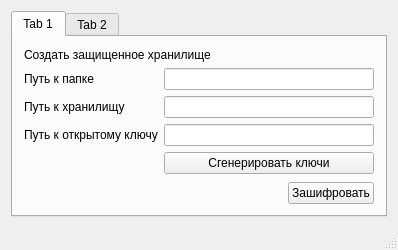
<?xml version="1.0" encoding="UTF-8"?>
<ui version="4.0">
 <class>SecureDiskClass</class>
 <widget class="QMainWindow" name="SecureDiskClass">
  <property name="geometry">
   <rect>
    <x>0</x>
    <y>0</y>
    <width>398</width>
    <height>246</height>
   </rect>
  </property>
  <property name="windowTitle">
   <string>MainWindow</string>
  </property>
  <widget class="QWidget" name="centralWidget">
   <layout class="QGridLayout" name="gridLayout_2">
    <item row="0" column="0">
     <widget class="QTabWidget" name="encryptTabWidget">
      <property name="currentIndex">
       <number>0</number>
      </property>
      <widget class="QWidget" name="tab">
       <attribute name="title">
        <string>Tab 1</string>
       </attribute>
       <layout class="QGridLayout" name="gridLayout_5">
        <item row="0" column="0">
         <layout class="QVBoxLayout" name="verticalLayout">
          <item>
           <layout class="QHBoxLayout" name="horizontalLayout_4">
            <item>
             <layout class="QGridLayout" name="gridLayout_4">
              <item row="0" column="0" colspan="2">
               <widget class="QLabel" name="label">
                <property name="text">
                 <string>Создать защищенное хранилище</string>
                </property>
               </widget>
              </item>
              <item row="1" column="0">
               <widget class="QLabel" name="folderPathLable">
                <property name="text">
                 <string>Путь к папке</string>
                </property>
               </widget>
              </item>
              <item row="1" column="1">
               <widget class="QLineEdit" name="folderPathLineEdit"/>
              </item>
              <item row="2" column="0">
               <widget class="QLabel" name="storagePathLable">
                <property name="text">
                 <string>Путь к хранилищу</string>
                </property>
               </widget>
              </item>
              <item row="2" column="1">
               <widget class="QLineEdit" name="storagePathLineEdit"/>
              </item>
              <item row="3" column="0">
               <widget class="QLabel" name="label_2">
                <property name="text">
                 <string>Путь к открытому ключу</string>
                </property>
               </widget>
              </item>
              <item row="3" column="1">
               <widget class="QLineEdit" name="publicKeyPathLineEdit"/>
              </item>
              <item row="4" column="1">
               <widget class="QPushButton" name="generateKeysPushButton">
                <property name="text">
                 <string>Сгенерировать ключи</string>
                </property>
               </widget>
              </item>
             </layout>
            </item>
           </layout>
          </item>
          <item>
           <spacer name="verticalSpacer_2">
            <property name="orientation">
             <enum>Qt::Vertical</enum>
            </property>
            <property name="sizeHint" stdset="0">
             <size>
              <width>20</width>
              <height>40</height>
             </size>
            </property>
           </spacer>
          </item>
          <item>
           <layout class="QHBoxLayout" name="horizontalLayout_3">
            <item>
             <spacer name="horizontalSpacer_4">
              <property name="orientation">
               <enum>Qt::Horizontal</enum>
              </property>
              <property name="sizeHint" stdset="0">
               <size>
                <width>40</width>
                <height>20</height>
               </size>
              </property>
             </spacer>
            </item>
            <item>
             <widget class="QPushButton" name="encryptPushButton">
              <property name="text">
               <string>Зашифровать</string>
              </property>
             </widget>
            </item>
           </layout>
          </item>
         </layout>
        </item>
       </layout>
      </widget>
      <widget class="QWidget" name="tab_2">
       <attribute name="title">
        <string>Tab 2</string>
       </attribute>
       <layout class="QGridLayout" name="gridLayout_3">
        <item row="0" column="0">
         <layout class="QVBoxLayout" name="verticalLayout_2">
          <item>
           <layout class="QHBoxLayout" name="horizontalLayout_2">
            <item>
             <layout class="QGridLayout" name="gridLayout">
              <item row="2" column="0">
               <widget class="QLabel" name="label_5">
                <property name="text">
                 <string>Путь к папке</string>
                </property>
               </widget>
              </item>
              <item row="2" column="1">
               <widget class="QLineEdit" name="folderPathLineEdit_2"/>
              </item>
              <item row="3" column="0">
               <widget class="QLabel" name="label_3">
                <property name="text">
                 <string>Путь к закрытому ключу</string>
                </property>
               </widget>
              </item>
              <item row="3" column="1">
               <widget class="QLineEdit" name="privateKeyPathLineEdit"/>
              </item>
              <item row="0" column="0" colspan="2">
               <widget class="QLabel" name="label_4">
                <property name="text">
                 <string>Смонтировать защищенное хранилище</string>
                </property>
               </widget>
              </item>
              <item row="1" column="0">
               <widget class="QLabel" name="label_6">
                <property name="text">
                 <string>Путь к хранилищу</string>
                </property>
               </widget>
              </item>
              <item row="1" column="1">
               <widget class="QLineEdit" name="storagePathLineEdit_2"/>
              </item>
             </layout>
            </item>
           </layout>
          </item>
          <item>
           <spacer name="verticalSpacer">
            <property name="orientation">
             <enum>Qt::Vertical</enum>
            </property>
            <property name="sizeHint" stdset="0">
             <size>
              <width>20</width>
              <height>40</height>
             </size>
            </property>
           </spacer>
          </item>
          <item>
           <layout class="QHBoxLayout" name="horizontalLayout">
            <item>
             <spacer name="horizontalSpacer">
              <property name="orientation">
               <enum>Qt::Horizontal</enum>
              </property>
              <property name="sizeHint" stdset="0">
               <size>
                <width>40</width>
                <height>20</height>
               </size>
              </property>
             </spacer>
            </item>
            <item>
             <widget class="QPushButton" name="decryptPushButton">
              <property name="text">
               <string>Расшифровать</string>
              </property>
             </widget>
            </item>
           </layout>
          </item>
         </layout>
        </item>
       </layout>
      </widget>
     </widget>
    </item>
   </layout>
  </widget>
  <widget class="QStatusBar" name="statusBar"/>
 </widget>
 <layoutdefault spacing="6" margin="11"/>
 <resources/>
 <connections/>
</ui>
